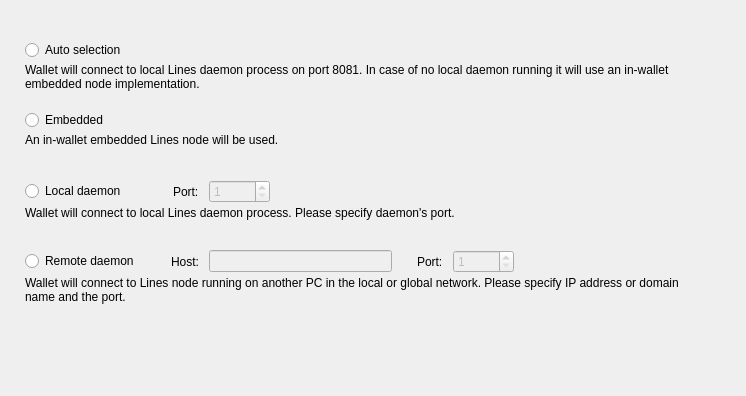
<?xml version="1.0" encoding="UTF-8"?>
<ui version="4.0">
 <class>ConnectionOptionsFrame</class>
 <widget class="QFrame" name="ConnectionOptionsFrame">
  <property name="geometry">
   <rect>
    <x>0</x>
    <y>0</y>
    <width>746</width>
    <height>396</height>
   </rect>
  </property>
  <property name="windowTitle">
   <string>Frame</string>
  </property>
  <property name="frameShape">
   <enum>QFrame::NoFrame</enum>
  </property>
  <property name="frameShadow">
   <enum>QFrame::Raised</enum>
  </property>
  <layout class="QVBoxLayout" name="verticalLayout_5">
   <property name="spacing">
    <number>0</number>
   </property>
   <property name="leftMargin">
    <number>25</number>
   </property>
   <property name="topMargin">
    <number>40</number>
   </property>
   <property name="rightMargin">
    <number>49</number>
   </property>
   <item>
    <widget class="QWidget" name="widget" native="true">
     <property name="sizePolicy">
      <sizepolicy hsizetype="Preferred" vsizetype="Fixed">
       <horstretch>0</horstretch>
       <verstretch>0</verstretch>
      </sizepolicy>
     </property>
     <property name="minimumSize">
      <size>
       <width>0</width>
       <height>70</height>
      </size>
     </property>
     <property name="maximumSize">
      <size>
       <width>16777215</width>
       <height>70</height>
      </size>
     </property>
     <layout class="QVBoxLayout" name="verticalLayout" stretch="0,1">
      <property name="spacing">
       <number>3</number>
      </property>
      <property name="leftMargin">
       <number>0</number>
      </property>
      <property name="topMargin">
       <number>0</number>
      </property>
      <property name="rightMargin">
       <number>0</number>
      </property>
      <property name="bottomMargin">
       <number>0</number>
      </property>
      <item>
       <widget class="QRadioButton" name="m_autoRadio">
        <property name="text">
         <string>Auto selection</string>
        </property>
        <attribute name="buttonGroup">
         <string notr="true">m_connectionButtonGroup</string>
        </attribute>
       </widget>
      </item>
      <item alignment="Qt::AlignTop">
       <widget class="WalletGui::WalletSmallGrayTextLabel" name="m_autoHelperLabel">
        <property name="text">
         <string>Wallet will connect to local Lines daemon process on port 8081. In case of no local daemon running it will use an in-wallet embedded node implementation.</string>
        </property>
        <property name="alignment">
         <set>Qt::AlignLeading|Qt::AlignLeft|Qt::AlignTop</set>
        </property>
        <property name="wordWrap">
         <bool>true</bool>
        </property>
        <property name="indent">
         <number>0</number>
        </property>
       </widget>
      </item>
     </layout>
    </widget>
   </item>
   <item>
    <widget class="QWidget" name="widget_2" native="true">
     <property name="sizePolicy">
      <sizepolicy hsizetype="Preferred" vsizetype="Fixed">
       <horstretch>0</horstretch>
       <verstretch>0</verstretch>
      </sizepolicy>
     </property>
     <property name="minimumSize">
      <size>
       <width>0</width>
       <height>70</height>
      </size>
     </property>
     <property name="maximumSize">
      <size>
       <width>16777215</width>
       <height>70</height>
      </size>
     </property>
     <layout class="QVBoxLayout" name="verticalLayout_2" stretch="0,1">
      <property name="spacing">
       <number>3</number>
      </property>
      <property name="leftMargin">
       <number>0</number>
      </property>
      <property name="topMargin">
       <number>0</number>
      </property>
      <property name="rightMargin">
       <number>0</number>
      </property>
      <property name="bottomMargin">
       <number>0</number>
      </property>
      <item>
       <widget class="QRadioButton" name="m_embeddedRadio">
        <property name="text">
         <string>Embedded</string>
        </property>
        <attribute name="buttonGroup">
         <string notr="true">m_connectionButtonGroup</string>
        </attribute>
       </widget>
      </item>
      <item alignment="Qt::AlignTop">
       <widget class="WalletGui::WalletSmallGrayTextLabel" name="m_embeddedHelperLabel">
        <property name="text">
         <string>An in-wallet embedded Lines node will be used.</string>
        </property>
        <property name="alignment">
         <set>Qt::AlignLeading|Qt::AlignLeft|Qt::AlignTop</set>
        </property>
        <property name="wordWrap">
         <bool>true</bool>
        </property>
        <property name="indent">
         <number>0</number>
        </property>
       </widget>
      </item>
     </layout>
    </widget>
   </item>
   <item>
    <widget class="QWidget" name="widget_3" native="true">
     <property name="sizePolicy">
      <sizepolicy hsizetype="Preferred" vsizetype="Fixed">
       <horstretch>0</horstretch>
       <verstretch>0</verstretch>
      </sizepolicy>
     </property>
     <property name="minimumSize">
      <size>
       <width>0</width>
       <height>70</height>
      </size>
     </property>
     <property name="maximumSize">
      <size>
       <width>16777215</width>
       <height>70</height>
      </size>
     </property>
     <layout class="QVBoxLayout" name="verticalLayout_3" stretch="0,1">
      <property name="spacing">
       <number>3</number>
      </property>
      <property name="leftMargin">
       <number>0</number>
      </property>
      <property name="topMargin">
       <number>0</number>
      </property>
      <property name="rightMargin">
       <number>0</number>
      </property>
      <property name="bottomMargin">
       <number>0</number>
      </property>
      <item>
       <layout class="QHBoxLayout" name="horizontalLayout">
        <property name="spacing">
         <number>10</number>
        </property>
        <item>
         <widget class="QRadioButton" name="m_localRadio">
          <property name="text">
           <string>Local daemon</string>
          </property>
          <attribute name="buttonGroup">
           <string notr="true">m_connectionButtonGroup</string>
          </attribute>
         </widget>
        </item>
        <item>
         <spacer name="horizontalSpacer">
          <property name="orientation">
           <enum>Qt::Horizontal</enum>
          </property>
          <property name="sizeType">
           <enum>QSizePolicy::Fixed</enum>
          </property>
          <property name="sizeHint" stdset="0">
           <size>
            <width>37</width>
            <height>20</height>
           </size>
          </property>
         </spacer>
        </item>
        <item>
         <widget class="QLabel" name="label">
          <property name="text">
           <string>Port:</string>
          </property>
         </widget>
        </item>
        <item alignment="Qt::AlignVCenter">
         <widget class="QSpinBox" name="m_localPortSpin">
          <property name="enabled">
           <bool>false</bool>
          </property>
          <property name="minimum">
           <number>1</number>
          </property>
          <property name="maximum">
           <number>65535</number>
          </property>
          <property name="value">
           <number>1</number>
          </property>
         </widget>
        </item>
        <item>
         <spacer name="horizontalSpacer_2">
          <property name="orientation">
           <enum>Qt::Horizontal</enum>
          </property>
          <property name="sizeHint" stdset="0">
           <size>
            <width>40</width>
            <height>20</height>
           </size>
          </property>
         </spacer>
        </item>
       </layout>
      </item>
      <item alignment="Qt::AlignTop">
       <widget class="WalletGui::WalletSmallGrayTextLabel" name="m_localHelperLabel">
        <property name="text">
         <string>Wallet will connect to local Lines daemon process. Please specify daemon's port.</string>
        </property>
        <property name="alignment">
         <set>Qt::AlignLeading|Qt::AlignLeft|Qt::AlignTop</set>
        </property>
        <property name="wordWrap">
         <bool>true</bool>
        </property>
        <property name="indent">
         <number>0</number>
        </property>
       </widget>
      </item>
     </layout>
    </widget>
   </item>
   <item>
    <widget class="QWidget" name="widget_4" native="true">
     <property name="sizePolicy">
      <sizepolicy hsizetype="Preferred" vsizetype="Fixed">
       <horstretch>0</horstretch>
       <verstretch>0</verstretch>
      </sizepolicy>
     </property>
     <property name="minimumSize">
      <size>
       <width>0</width>
       <height>70</height>
      </size>
     </property>
     <property name="maximumSize">
      <size>
       <width>16777215</width>
       <height>70</height>
      </size>
     </property>
     <layout class="QVBoxLayout" name="verticalLayout_4" stretch="0,1">
      <property name="spacing">
       <number>3</number>
      </property>
      <property name="leftMargin">
       <number>0</number>
      </property>
      <property name="topMargin">
       <number>0</number>
      </property>
      <property name="rightMargin">
       <number>0</number>
      </property>
      <property name="bottomMargin">
       <number>0</number>
      </property>
      <item>
       <layout class="QHBoxLayout" name="horizontalLayout_2">
        <property name="spacing">
         <number>10</number>
        </property>
        <item>
         <widget class="QRadioButton" name="m_remoteRadio">
          <property name="text">
           <string>Remote daemon</string>
          </property>
          <attribute name="buttonGroup">
           <string notr="true">m_connectionButtonGroup</string>
          </attribute>
         </widget>
        </item>
        <item>
         <spacer name="horizontalSpacer_3">
          <property name="orientation">
           <enum>Qt::Horizontal</enum>
          </property>
          <property name="sizeType">
           <enum>QSizePolicy::Fixed</enum>
          </property>
          <property name="sizeHint" stdset="0">
           <size>
            <width>22</width>
            <height>20</height>
           </size>
          </property>
         </spacer>
        </item>
        <item>
         <widget class="QLabel" name="label_2">
          <property name="text">
           <string>Host:</string>
          </property>
         </widget>
        </item>
        <item>
         <widget class="QLineEdit" name="m_remoteHostEdit">
          <property name="enabled">
           <bool>false</bool>
          </property>
         </widget>
        </item>
        <item>
         <spacer name="horizontalSpacer_5">
          <property name="orientation">
           <enum>Qt::Horizontal</enum>
          </property>
          <property name="sizeType">
           <enum>QSizePolicy::Fixed</enum>
          </property>
          <property name="sizeHint" stdset="0">
           <size>
            <width>15</width>
            <height>20</height>
           </size>
          </property>
         </spacer>
        </item>
        <item>
         <widget class="QLabel" name="label_3">
          <property name="text">
           <string>Port:</string>
          </property>
         </widget>
        </item>
        <item alignment="Qt::AlignVCenter">
         <widget class="QSpinBox" name="m_remotePortSpin">
          <property name="enabled">
           <bool>false</bool>
          </property>
          <property name="minimum">
           <number>1</number>
          </property>
          <property name="maximum">
           <number>65535</number>
          </property>
          <property name="value">
           <number>1</number>
          </property>
         </widget>
        </item>
        <item>
         <spacer name="horizontalSpacer_4">
          <property name="orientation">
           <enum>Qt::Horizontal</enum>
          </property>
          <property name="sizeHint" stdset="0">
           <size>
            <width>40</width>
            <height>20</height>
           </size>
          </property>
         </spacer>
        </item>
       </layout>
      </item>
      <item alignment="Qt::AlignTop">
       <widget class="WalletGui::WalletSmallGrayTextLabel" name="m_remoteHelperLabel">
        <property name="text">
         <string>Wallet will connect to Lines node running on another PC in the local or global network. Please specify IP address or domain name and the port.</string>
        </property>
        <property name="alignment">
         <set>Qt::AlignLeading|Qt::AlignLeft|Qt::AlignTop</set>
        </property>
        <property name="wordWrap">
         <bool>true</bool>
        </property>
        <property name="indent">
         <number>0</number>
        </property>
       </widget>
      </item>
     </layout>
    </widget>
   </item>
   <item>
    <spacer name="verticalSpacer">
     <property name="orientation">
      <enum>Qt::Vertical</enum>
     </property>
     <property name="sizeHint" stdset="0">
      <size>
       <width>665</width>
       <height>61</height>
      </size>
     </property>
    </spacer>
   </item>
  </layout>
 </widget>
 <customwidgets>
  <customwidget>
   <class>WalletGui::WalletSmallGrayTextLabel</class>
   <extends>QLabel</extends>
   <header>Gui/Common/WalletTextLabel.h</header>
  </customwidget>
 </customwidgets>
 <resources/>
 <connections>
  <connection>
   <sender>m_remoteHostEdit</sender>
   <signal>textChanged(QString)</signal>
   <receiver>ConnectionOptionsFrame</receiver>
   <slot>remoteHostNameChanged(QString)</slot>
   <hints>
    <hint type="sourcelabel">
     <x>390</x>
     <y>319</y>
    </hint>
    <hint type="destinationlabel">
     <x>372</x>
     <y>197</y>
    </hint>
   </hints>
  </connection>
  <connection>
   <sender>m_connectionButtonGroup</sender>
   <signal>buttonClicked(int)</signal>
   <receiver>ConnectionOptionsFrame</receiver>
   <slot>connectionButtonClicked(int)</slot>
   <hints>
    <hint type="sourcelabel">
     <x>-1</x>
     <y>-1</y>
    </hint>
    <hint type="destinationlabel">
     <x>372</x>
     <y>197</y>
    </hint>
   </hints>
  </connection>
  <connection>
   <sender>m_remoteRadio</sender>
   <signal>toggled(bool)</signal>
   <receiver>m_remoteHostEdit</receiver>
   <slot>setEnabled(bool)</slot>
   <hints>
    <hint type="sourcelabel">
     <x>88</x>
     <y>264</y>
    </hint>
    <hint type="destinationlabel">
     <x>312</x>
     <y>263</y>
    </hint>
   </hints>
  </connection>
  <connection>
   <sender>m_remoteRadio</sender>
   <signal>toggled(bool)</signal>
   <receiver>m_remotePortSpin</receiver>
   <slot>setEnabled(bool)</slot>
   <hints>
    <hint type="sourcelabel">
     <x>88</x>
     <y>264</y>
    </hint>
    <hint type="destinationlabel">
     <x>498</x>
     <y>263</y>
    </hint>
   </hints>
  </connection>
  <connection>
   <sender>m_localRadio</sender>
   <signal>toggled(bool)</signal>
   <receiver>m_localPortSpin</receiver>
   <slot>setEnabled(bool)</slot>
   <hints>
    <hint type="sourcelabel">
     <x>81</x>
     <y>194</y>
    </hint>
    <hint type="destinationlabel">
     <x>270</x>
     <y>193</y>
    </hint>
   </hints>
  </connection>
 </connections>
 <slots>
  <slot>remoteHostNameChanged(QString)</slot>
  <slot>connectionButtonClicked(int)</slot>
 </slots>
 <buttongroups>
  <buttongroup name="m_connectionButtonGroup"/>
 </buttongroups>
</ui>
